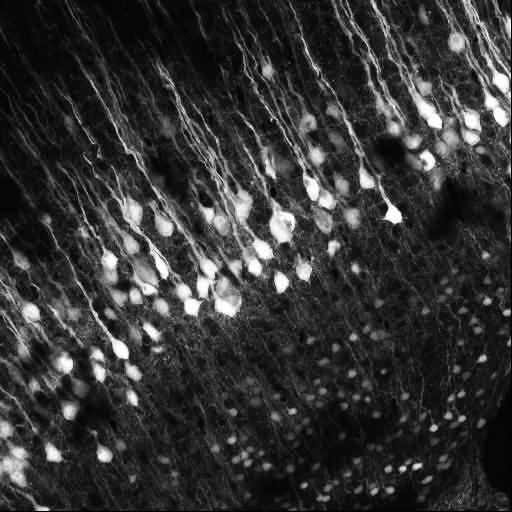
#> input picture data/cells.png, 512 x 512 px
$ jupyter execute sobel.ipynb
#> lines starting #> are read from the running program, lines starting #| are printed output that depends on the picture
# [Lab Session 1](sobel.ipynb)

[cell 1]
import numpy as np
import matplotlib.pyplot as plt

**[Task 2.1.]()** Load and show the image:

[cell 2]
gray_img = plt.imread('data/cells.png')
#> gray_img is the input picture: shape (512, 512) float32; min 0, max 1, mean 0.206

plt.figure(figsize=(10, 8))
plt.imshow(gray_img,cmap='gray')
plt.colorbar()
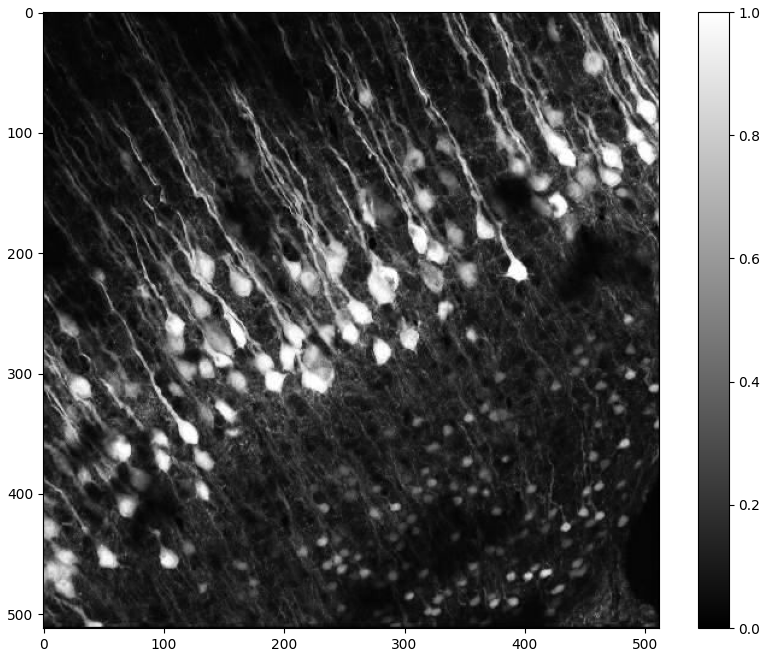
#> figure drawn by matplotlib, 2 panels

**[Task 2.2.]()** Implement the two functions `sobel_h` and `sobel_v` for horizontal and vertical $3 \times 3$ Sobel filtering, respectively:

[cell 3]
from scipy.signal import convolve2d

Gx = np.array([[1.0, 0.0, -1.0], [2.0, 0.0, -2.0], [1.0, 0.0, -1.0]])
Gy = np.array([[1.0, 2.0, 1.0], [0.0, 0.0, 0.0], [-1.0, -2.0, -1.0]])

def sobel_h(img):
    sobel_h = (1/8)*Gx

    g_x = convolve2d(img,sobel_h, mode = 'same', boundary = 'symm')
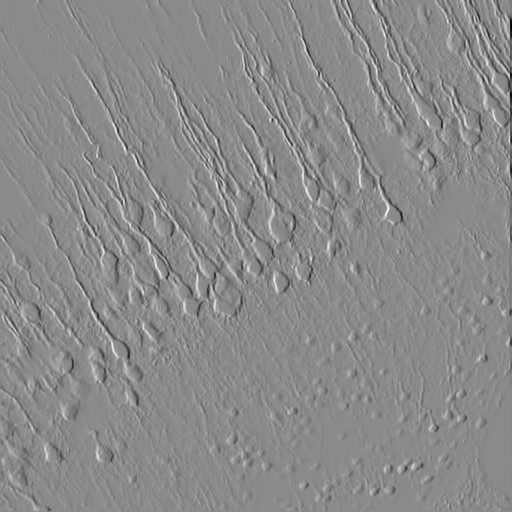
#> g_x: shape (512, 512) float64; min -0.488, max 0.411, mean -0.000323; drawn with min black and max white
    return g_x

def sobel_v(img):
    sobel_v = (1/8)*Gy

    g_y = convolve2d(img,sobel_v, mode = 'same', boundary = 'symm')
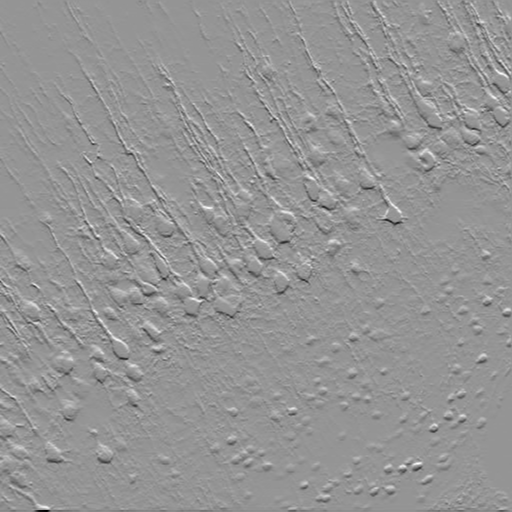
#> g_y: shape (512, 512) float64; min -0.45, max 0.321, mean -0.000203; drawn with min black and max white
    return g_y
    ...

**[Task 2.3.]()** Test your implementations from above:

[cell 4]
img_h = sobel_h(gray_img)
img_y = sobel_v(gray_img)

plt.figure()
plt.subplot(1, 2, 1)
plt.imshow((img_h), 'gray')
plt.subplot(1, 2, 2)
plt.imshow(img_y, 'gray')
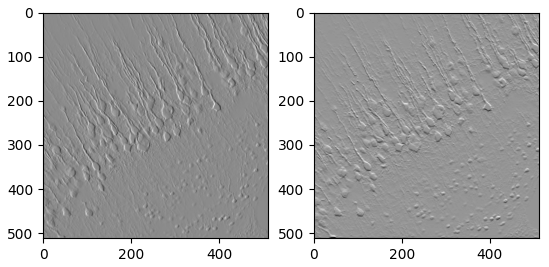
#> figure drawn by matplotlib, 2 panels

$ run again, with data/brain_mri.png copied over data/cells.png
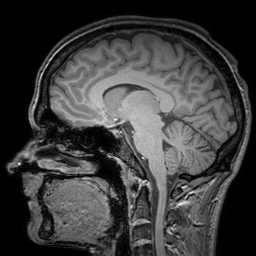
#> input picture data/brain_mri.png, 256 x 256 px
#> gray_img is the input picture: shape (256, 256) float32; min 0, max 1, mean 0.239
#> in sobel_v, `g_y = convolve2d(img,sobel_v, mode = 'same', boundary = 'symm')`:
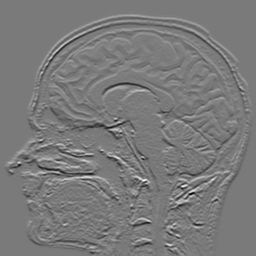
#> g_y: shape (256, 256) float64; min -0.345, max 0.374, mean 0.000441; drawn with min black and max white
#> `[cell 4] img_h = sobel_h(gray_img) img_y = sobel_v(gray_img)  plt.figu..`:
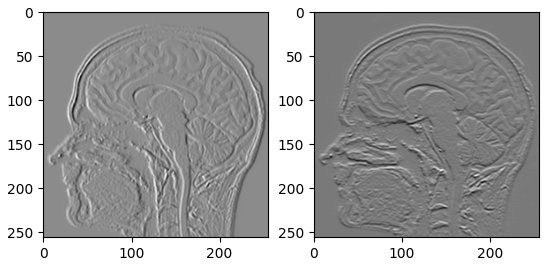
#> figure drawn by matplotlib, 2 panels
